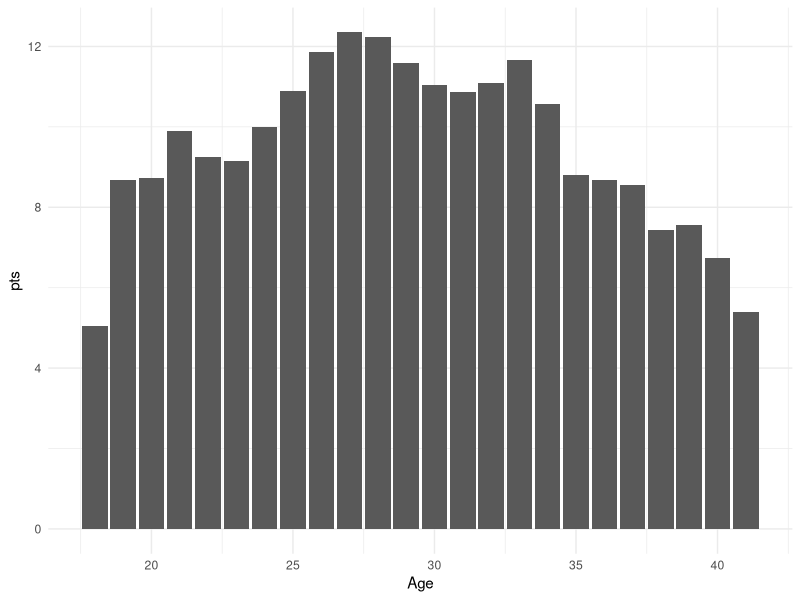

Here is the R script that generated this plot:
library(plyr)
library(dplyr)
library(ggplot2)
scraped_data <- read.csv('nba_scraped_player_data.csv')
colnames(scraped_data)[1] <- 'player_season_id'


# Analysis ----------------------------------------------------------------
scraped_data %>% filter(Name == 'Alex Abrines')
# find players whose previous seasons had similar MP, FGA, FG%, X3P., X3PA, FT.
find_similar_players <- function(Name){
  player_data <- scraped_data %>% filter(Name == Name)
  
  scraped_data %>% filter(Name != Name)
    
}
scraped_data %>% group_by(Age) %>% 
  filter_all(all_vars(!is.na(PTS))) %>%
  summarize(pts = mean(PTS)) %>%
  mutate(rnorm_row = round(rnorm(nrow(.), mean = mean(pts), sd = sd(pts)), 0)) %>%
  ggplot(.) + geom_bar(aes(x = Age, y = pts), stat = 'identity') +
  theme_minimal()

summary(lm(PTS ~ Age + Tm + Season + MP + FGA, data = scraped_data[!is.na(scraped_data$PTS),]))


         